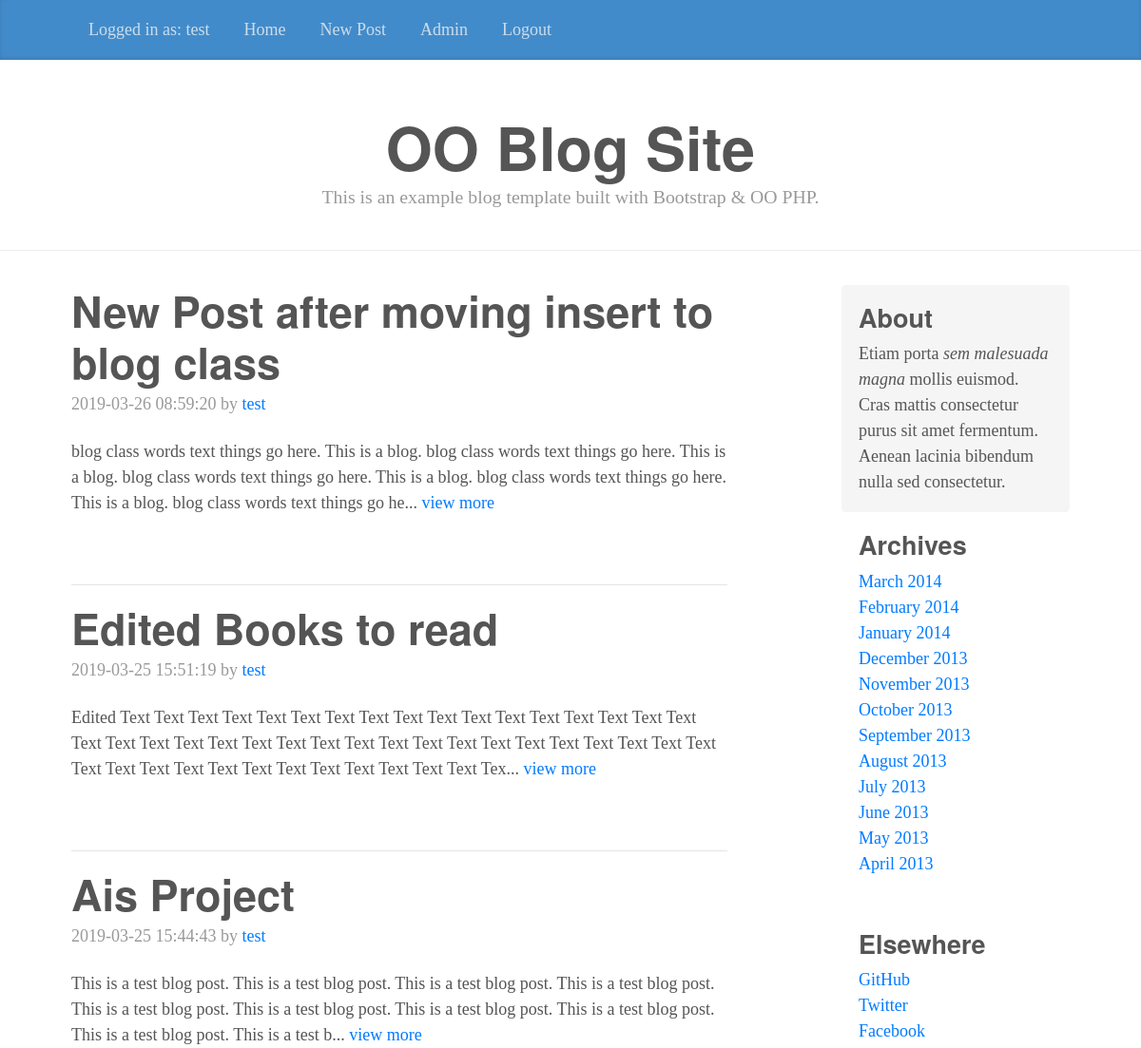
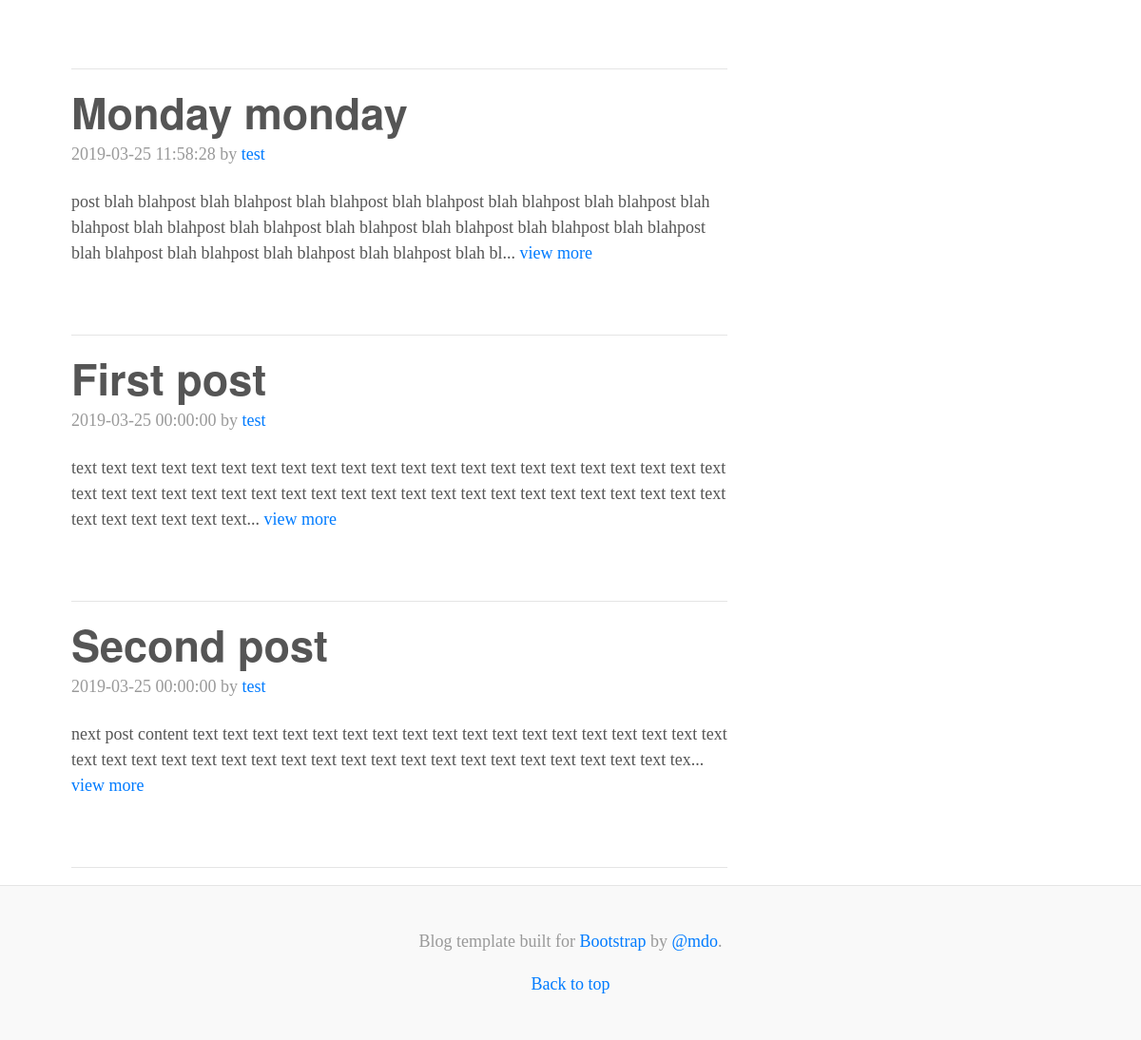
The app's page /blogpostsforuser.php?id=1 (signed in) with its own data (2 pictures, top to bottom).
### tables this page shows
CREATE TABLE IF NOT EXISTS `users` (
  `user_id` int(11) NOT NULL AUTO_INCREMENT,
  `username` varchar(25) NOT NULL,
  `email` varchar(255) NOT NULL,
  `password` varchar(255) NOT NULL,
  PRIMARY KEY (`user_id`)
);

CREATE TABLE IF NOT EXISTS `blog_posts` (
  `blog_post_id` int(11) NOT NULL AUTO_INCREMENT,
  `title` varchar(100) NOT NULL,
  `blog_post` text NOT NULL,
  `submitted_on` timestamp NULL DEFAULT NULL,
  `user_id` int(20) NOT NULL,
  PRIMARY KEY (`blog_post_id`),
  KEY `FK_USER_TABLE_USER_ID` (`user_id`),
  CONSTRAINT `FK_USER_TABLE_USER_ID` FOREIGN KEY (`user_id`) REFERENCES `users` (`user_id`)
);

### includes/config.php (called while the page is built, shortened)
<?php
include('classes/user.php');
include('classes/blog.php');
$db = new PDO("mysql:host=".DBHOST.";port=3306;dbname=".DBNAME, DBUSER, DBPASS);
$db->setAttribute(PDO::ATTR_ERRMODE, PDO::ERRMODE_EXCEPTION);
$user = new User($db);
$blog = new Blog($db);
?>

### classes/user.php (called while the page is built, shortened)
<?php
class User extends PasswordChecks{
	public $username;
	public function __construct($db){
		$this->_db = $db;
	}
	public function getUserById($userId) {
		try {
			$stmt = $this->_db->prepare('SELECT user_id, username, password FROM users WHERE user_id = :userId');
			$stmt->execute(array('userId' => $userId));
			$results = $stmt->fetch();
			$this->username = $results['username'];
			return $results;
		} catch(PDOException $e) {
			echo $e->getMessage();
		}
	}
	public function getUsername() {
		return $this->username;
	}
}
?>

### classes/blog.php (called while the page is built, shortened)
<?php
class Blog {
    function __construct($db){
        $this->_db = $db;
    }
    public function getBlogPostsForUser($userId){
        try {
            $stmt = $this->_db->prepare('SELECT blogPost.*, user.username AS blog_author
                                            FROM `blog_posts` AS blogPost
                                            LEFT JOIN `users` AS user
                                            ON blogPost.user_id = user.user_id
                                            WHERE blogPost.user_id = :user_id
                                            ORDER BY blogPost.submitted_on DESC;');
            $stmt->execute(array('user_id' => $userId));
            return $stmt->fetchAll(PDO::FETCH_ASSOC);
        } catch(PDOException $e) {
            echo $e->getMessage();
        }
    }
}

### blogpostsforuser.php (the view)
<?php
include('includes/config.php');
require_once('classes/user.php');
$blogPostUserId = $_GET['id'];
$blogPostsForUser = $blog->getBlogPostsForUser($blogPostUserId);
include('includes/siteheader.php');
?>
<div class="container">
    <div class="row">
        <div class="col-sm-8 blog-main">
            <?php foreach ($blogPostsForUser as $blogPost): ?>
                <div class="blog-post">
                    <h2 class="blog-post-title"><?=$blogPost['title']; ?></h2>
                    <p class="blog-post-meta"><?=$blogPost['submitted_on']; ?> by <a href="blogpostsforuser.php?id=<?php echo $blogPost['user_id'] ?>"><?= $blogPost['blog_author'] ?></a></p>
                    <?= strlen($blogPost['blog_post']) > 50 ? substr($blogPost['blog_post'],0,250)."..." : $blogPost['blog_post']; ?>
                    <a href="viewblogpost.php?id=<?php echo $blogPost['blog_post_id'] ?>">view more</a>
                </div>
                <hr>
            <?php endforeach; ?>
        </div>
        <?php include('includes/sidebar.php'); ?>
    </div>
</div>
<?php include('includes/footer.php');?>

### includes/menu.php
<div class="navigation">
<div class="blog-masthead">
    <div class="container">
        <nav class="nav blog-nav">
            <a class="nav-link" href="#">Logged in as: <?= $user->getUsername();?></a>
            <a class="nav-link" href="home.php">Home</a>
            <a class="nav-link" href="newpost.php">New Post</a>
            <a class="nav-link" href="admin.php">Admin</a>
            <a class="nav-link" href="logout.php">Logout</a>
        </nav>
    </div>
</div>
</div>

### css/blog.css (style rules this page uses)
@media (min-width: 48em) { html { font-size: 18px; } }
body { font-family: Georgia, "Times New Roman", Times, serif; color: #555; }
h1, .h1, h2, .h2, h3, .h3, h4, .h4, h5, .h5, h6, .h6 { font-family: "Helvetica Neue", Helvetica, Arial, sans-serif; font-weight: bold; }
.container { max-width: 60rem; }
.blog-masthead { margin-bottom: 3rem; background-color: #428bca; -webkit-box-shadow: inset 0 -.1rem .25rem rgba(0,0,0,.1); box-shadow: inset 0 -.1rem .25rem rgba(0,0,0,.1); }
.nav-link { position: relative; padding: 1rem; font-weight: 500; color: #cdddeb; }
.blog-post { margin-bottom: 4rem; }
.blog-post-title { margin-bottom: .25rem; font-size: 2.5rem; }
.blog-post-meta { margin-bottom: 1.25rem; color: #999; }

### records on screen
users: username "test"
blog_posts: title "New Post after moving insert to blog class", submitted_on "2019-03-26 08:59:20", user.username "test", blog_post "blog class words text things go here. This is a blog. blog class words text things go here. This is a blog. blog class words text things go here. This is a blog. blog class words text things go here. This is a blog. blog class words text things go he"
blog_posts: title "Edited Books to read", submitted_on "2019-03-25 15:51:19", user.username "test", blog_post "Edited Text Text Text Text Text Text Text Text Text Text Text Text Text Text Text Text Text Text Text Text Text Text Text Text Text Text Text Text Text Text Text Text Text Text Text Text Text Text Text Text Text Text Text Text Text Text Text Text Tex"
blog_posts: title "Ais Project", submitted_on "2019-03-25 15:44:43", user.username "test", blog_post "This is a test blog post. This is a test blog post. This is a test blog post. This is a test blog post. This is a test blog post. This is a test blog post. This is a test blog post. This is a test blog post. This is a test blog post. This is a test b"
blog_posts: title "Monday monday", submitted_on "2019-03-25 11:58:28", user.username "test", blog_post "post blah blahpost blah blahpost blah blahpost blah blahpost blah blahpost blah blahpost blah blahpost blah blahpost blah blahpost blah blahpost blah blahpost blah blahpost blah blahpost blah blahpost blah blahpost blah blahpost blah blahpost blah bl"
blog_posts: title "First post", submitted_on "2019-03-25 00:00:00", user.username "test", blog_post "text text text text text text text text text text text text text text text text text text text text text text text text text text text text text text text text text text text text text text text text text text text text text text text text text text"
blog_posts: title "Second post", submitted_on "2019-03-25 00:00:00", user.username "test", blog_post "next post content text text text text text text text text text text text text text text text text text text text text text text text text text text text text text text text text text text text text text text tex"
